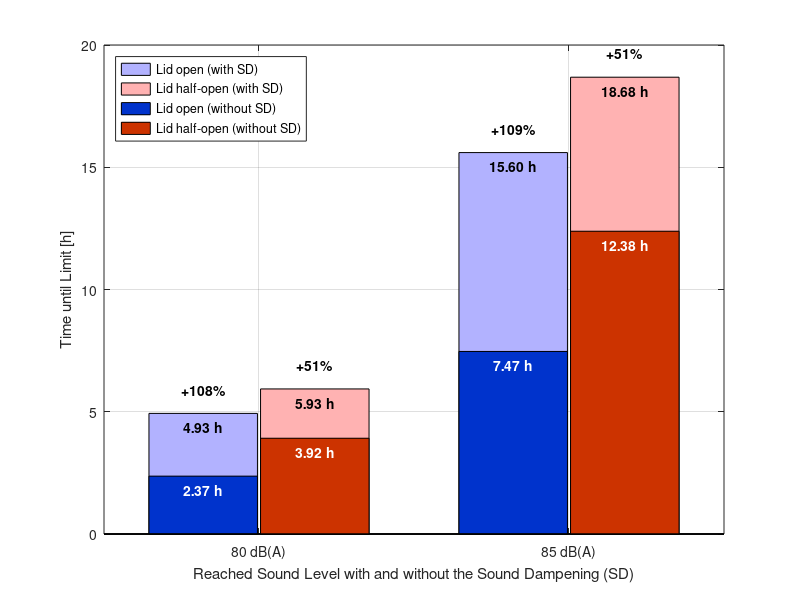

This figure's MATLAB source:
%% Daten (in Stunden)

ohne_offen  = [2 + 22/60, 7 + 28/60];
ohne_mittig = [3 + 55/60, 12 + 23/60];

mit_offen   = [4 + 56/60, 15 + 36/60];
mit_mittig  = [5 + 56/60, 18 + 41/60];

%% Prozentuale Verlängerung

plus_offen  = (mit_offen ./ ohne_offen - 1) * 100;
plus_mittig = (mit_mittig ./ ohne_mittig - 1) * 100;

%% X-Positionen

x = [1 2];

offset = 0.18;

figure;
hold on;
grid on;
box on;

%% Balken MIT Schalldämpfung (hinten)

bar(x - offset, mit_offen, ...
    0.35, ...
    'FaceColor', [0.7 0.7 1], ...
    'EdgeColor', 'k');

bar(x + offset, mit_mittig, ...
    0.35, ...
    'FaceColor', [1 0.7 0.7], ...
    'EdgeColor', 'k');

%% Balken OHNE Schalldämpfung (vorne)

bar(x - offset, ohne_offen, ...
    0.35, ...
    'FaceColor', [0 0.2 0.8], ...
    'EdgeColor', 'k');

bar(x + offset, ohne_mittig, ...
    0.35, ...
    'FaceColor', [0.8 0.2 0], ...
    'EdgeColor', 'k');

%% Absolute Werte auf die Balken schreiben

margin = 0.3;   % Abstand vom oberen Rand

for i = 1:2

    % --- OFFEN ---

    % Wert ohne SD
    text( ...
        x(i) - offset, ...
        ohne_offen(i) - margin, ...
        sprintf('%.2f h', ohne_offen(i)), ...
        'HorizontalAlignment', 'center', ...
        'VerticalAlignment', 'top', ...
        'Color', 'w', ...
        'FontWeight', 'bold');

    % Wert mit SD
    text( ...
        x(i) - offset, ...
        mit_offen(i) - margin, ...
        sprintf('%.2f h', mit_offen(i)), ...
        'HorizontalAlignment', 'center', ...
        'VerticalAlignment', 'top', ...
        'FontWeight', 'bold');

    % Prozentlabel knapp unter dem Maximum
    text( ...
        x(i) - offset, ...
        mit_offen(i) + 1.2, ...
        sprintf('+%.0f%%', plus_offen(i)), ...
        'HorizontalAlignment', 'center', ...
        'VerticalAlignment', 'top', ...
        'FontWeight', 'bold');


    % --- MITTIG ---

    % Wert ohne SD
    text( ...
        x(i) + offset, ...
        ohne_mittig(i) - margin, ...
        sprintf('%.2f h', ohne_mittig(i)), ...
        'HorizontalAlignment', 'center', ...
        'VerticalAlignment', 'top', ...
        'Color', 'w', ...
        'FontWeight', 'bold');

    % Wert mit SD
    text( ...
        x(i) + offset, ...
        mit_mittig(i) - margin, ...
        sprintf('%.2f h', mit_mittig(i)), ...
        'HorizontalAlignment', 'center', ...
        'VerticalAlignment', 'top', ...
        'FontWeight', 'bold');

    % Prozentlabel knapp unter dem Maximum
    text( ...
        x(i) + offset, ...
        mit_mittig(i) + 1.2, ...
        sprintf('+%.0f%%', plus_mittig(i)), ...
        'HorizontalAlignment', 'center', ...
        'VerticalAlignment', 'top', ...
        'FontWeight', 'bold');

end

%sprintf('%dh %02dmin',floor(ohne_offen(i)),round(60 * mod(ohne_offen(i),1)))

%% Achsen

xticks(x);
xticklabels({'80 dB(A)', '85 dB(A)'});

xlabel('Erreichter Schallpegel mit und ohne Schalldämpfung (SD)');
ylabel('Zeit bis Grenzwert [h]');

legend( ...
    'Deckel offen (mit SD)', ...
    'Deckel mittig (mit SD)', ...
    'Deckel offen (ohne SD)', ...
    'Deckel mittig (ohne SD)', ...
    'Location', 'northwest');

hold off;

%%
xticks(x);
xticklabels({'80 dB(A)', '85 dB(A)'});

xlabel('Reached Sound Level with and without the Sound Dampening (SD)');
ylabel('Time until Limit [h]');

legend( ...
    'Lid open (with SD)', ...
    'Lid half-open (with SD)', ...
    'Lid open (without SD)', ...
    'Lid half-open (without SD)', ...
    'Location', 'northwest');

hold off;
